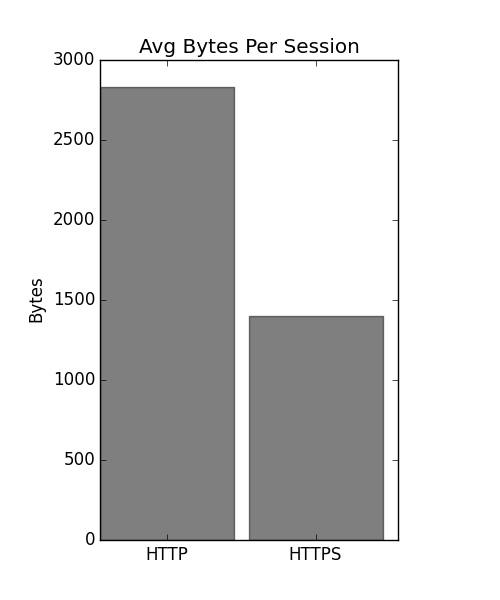

Source code (Python):
import numpy as np
import matplotlib.pyplot as plt


n_groups = 2

means_men = (2829.375, 1400.000)

fig, ax = plt.subplots()

index = np.arange(n_groups)
bar_width = 0.9

opacity = 0.5
error_config = {'ecolor': '0.3'}

rects1 = plt.bar(index, means_men, bar_width,
                 alpha=opacity,
                 color='black',
                 error_kw=error_config)

#plt.xlabel('Group')
plt.ylabel('Bytes')
plt.title('Avg Bytes Per Session')
plt.xticks(index+(bar_width/2), ('HTTP', 'HTTPS'))
plt.legend()

plt.show()
